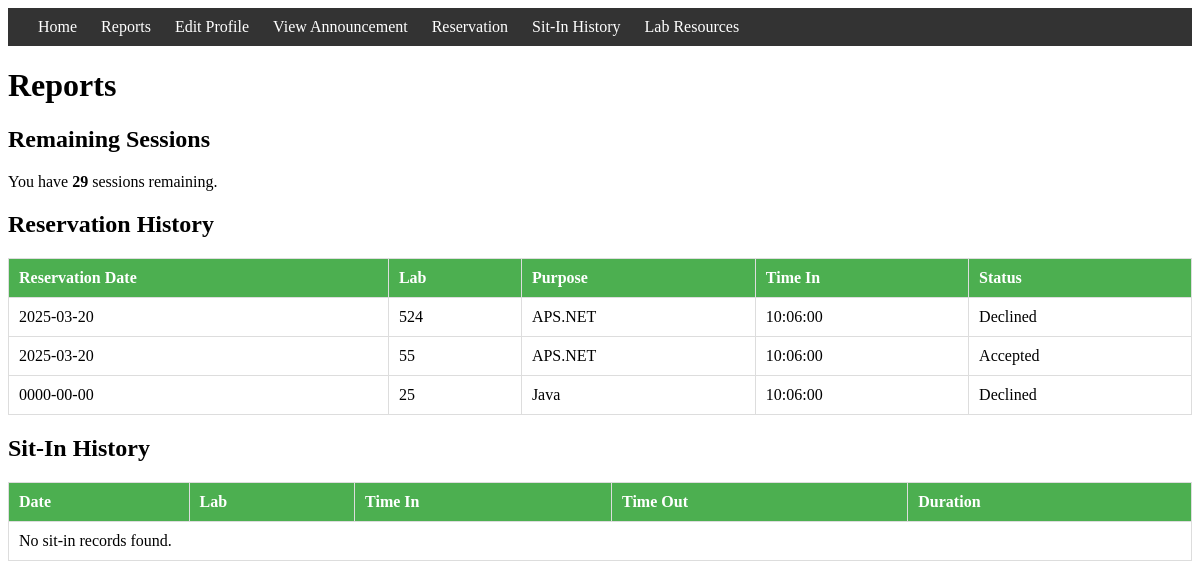
The page /reports.php (signed in) on the database its author committed.
### tables this page shows
CREATE TABLE `users` (
  `id` int(11) NOT NULL,
  `username` varchar(50) NOT NULL,
  `password_hash` varchar(255) NOT NULL,
  `idno` varchar(50) NOT NULL,
  `lastname` varchar(50) NOT NULL,
  `firstname` varchar(50) NOT NULL,
  `middlename` varchar(50) DEFAULT NULL,
  `course` varchar(10) NOT NULL,
  `year` int(11) NOT NULL,
  `email` varchar(100) NOT NULL,
  `role` enum('admin','staff','student') NOT NULL,
  `sessions_remaining` int(11) DEFAULT 30,
  `total_points` int(11) NOT NULL DEFAULT 0
);

CREATE TABLE `reservations` (
  `id` int(11) NOT NULL,
  `user_id` varchar(50) NOT NULL,
  `student_name` varchar(100) NOT NULL,
  `purpose` varchar(255) NOT NULL,
  `lab` varchar(50) NOT NULL,
  `time_in` time NOT NULL,
  `reservation_date` date NOT NULL,
  `remaining_session` int(11) NOT NULL,
  `status` enum('Pending','Accepted','Declined') DEFAULT 'Pending'
);

### reports.php (the view, shortened to what this page needs)
<?php
include 'db_connect.php';
$idno = $_SESSION['idno'];
$sql = "SELECT * FROM users WHERE idno = ?";
$stmt = $conn->prepare($sql);
$stmt->bind_param("s", $idno);
$stmt->execute();
$result = $stmt->get_result();
$user_info = $result->fetch_assoc();
$reservation_sql = "SELECT * FROM reservations WHERE user_id = ? ORDER BY reservation_date DESC";
$reservation_stmt = $conn->prepare($reservation_sql);
$reservation_stmt->bind_param("s", $idno);
$reservation_stmt->execute();
$reservation_result = $reservation_stmt->get_result();
$reservations = [];
while ($row = $reservation_result->fetch_assoc()) {
    $reservations[] = $row;
}
$sitins = [];
?>
<!DOCTYPE html>
<html lang="en">
<head>
</head>
<body>
<div class="header">
    <div>
        <a href="home.php">Home</a>
        <a href="reports.php">Reports</a>
        <a href="editprofile.php">Edit Profile</a>
        <a href="view_announcements.php">View Announcement</a>
        <a href="reservation.php">Reservation</a>
        <a href="sitin.php">Sit-In History</a>
        <a href="lab_student.php">Lab Resources</a>
    </div>
</div>
<h1>Reports</h1>
<h2>Remaining Sessions</h2>
<p>You have <strong><?php echo htmlspecialchars($user_info['sessions_remaining'] ?? 0); ?></strong> sessions remaining.</p>
<h2>Reservation History</h2>
<table>
    <thead>
        <tr>
            <th>Reservation Date</th>
            <th>Lab</th>
            <th>Purpose</th>
            <th>Time In</th>
            <th>Status</th>
        </tr>
    </thead>
    <tbody>
        <?php if (!empty($reservations)): ?>
            <?php foreach ($reservations as $reservation): ?>
                <tr>
                    <td><?php echo htmlspecialchars($reservation['reservation_date']); ?></td>
                    <td><?php echo htmlspecialchars($reservation['lab']); ?></td>
                    <td><?php echo htmlspecialchars($reservation['purpose']); ?></td>
                    <td><?php echo htmlspecialchars($reservation['time_in']); ?></td>
                    <td><?php echo htmlspecialchars($reservation['status'] ?? 'Pending'); ?></td>
                </tr>
            <?php endforeach; ?>
        <?php else: ?>
            <tr>
                <td colspan="5">No reservations found.</td>
            </tr>
        <?php endif; ?>
    </tbody>
</table>
<h2>Sit-In History</h2>
<table>
    <thead>
        <tr>
            <th>Date</th>
            <th>Lab</th>
            <th>Time In</th>
            <th>Time Out</th>
            <th>Duration</th>
        </tr>
    </thead>
    <tbody>
        <?php if (!empty($sitins)): ?>
            <?php foreach ($sitins as $sitin): ?>
                <tr>
                    <td><?php echo htmlspecialchars($sitin['session_start']); ?></td>
                    <td><?php echo htmlspecialchars($sitin['lab'] ?? 'N/A'); ?></td>
                    <td><?php echo htmlspecialchars($sitin['session_start']); ?></td>
                    <td><?php echo htmlspecialchars($sitin['session_end'] ?? 'Ongoing'); ?></td>
                    <td>
                        <?php
                        if (!empty($sitin['session_end'])) {
                            $start = new DateTime($sitin['session_start']);
                            $end = new DateTime($sitin['session_end']);
                            $duration = $start->diff($end);
                            echo $duration->format('%h hours %i minutes');
                        } else {
                            echo 'N/A';
                        }
                        ?>
                    </td>
                </tr>
            <?php endforeach; ?>
        <?php else: ?>
            <tr>
                <td colspan="5">No sit-in records found.</td>
            </tr>
        <?php endif; ?>
    </tbody>
</table>
</body>
</html>

### reports.php (style rules this page uses)
.header { background-color: #333; color: white; padding: 10px 20px; display: flex; justify-content: space-between; align-items: center; }
.header a { color: white; text-decoration: none; margin: 0 10px; }
table { width: 100%; border-collapse: collapse; margin-top: 20px; }
th, td { padding: 10px; border: 1px solid #ddd; text-align: left; }
th { background-color: #4CAF50; color: white; }
h2 { margin-top: 20px; }

### rows shown on the page
users: sessions_remaining "29"
reservations: reservation_date "2025-03-20", lab "524", purpose "APS.NET", time_in "10:06:00", status "Declined"
reservations: reservation_date "2025-03-20", lab "55", purpose "APS.NET", time_in "10:06:00", status "Accepted"
reservations: reservation_date "0000-00-00", lab "25", purpose "Java", time_in "10:06:00", status "Declined"
